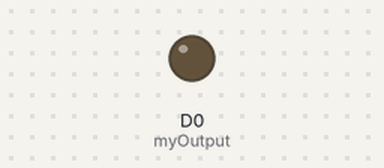
A sketch run on a simulated ESP8266 (NodeMCU). On the bench: output pins drawn as LEDs (lit = HIGH). WiFi joins after 1.5 s; servers stay silent unless stated; the Firebase database answers and starts empty; what the sketch prints to the serial monitor is not drawn.

Above: at 0.1 s.
At 2.2 s:
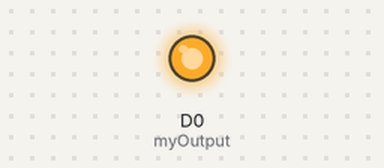
Timing chart, 0 to 3.7 s (numbered marks = the images above):
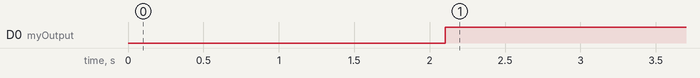

Measured:
- by itself, D0 (myOutput): LOW → HIGH at 2.1 s

The sketch:

ConnetedFirebase.ino
```cpp
//Add Library
#include <ESP8266WiFi.h>
#include <FirebaseArduino.h>


//Explicit

int myOutput = D0;
int myDelayTime = 1000;

//การกำหนดค่าคงที่
//String wifi_ssid = "";
#define wifi_ssid "MastreEWTC_2.4G"
#define wifi_pwd "12345abcde"

#define firebaseHost "rmutsvnodemcu-c2512.firebaseio.com"
#define firebaseKey "bmFe0QDnjPruYTYaBv9doTcBO9HG4yd1mPuVLlpv"

int intIndex = 0;
int intSwitch = 0;

void setup() {
    //  ส่วนที่กำหนด การส่ง Digital Out จากขาของ Node
    pinMode(myOutput, OUTPUT);

//  การกำหนดช่องทางในการ monitor
  Serial.begin(9600);

//  การกำหนดข้อมูลเกี่ยวกับการเชื่อมต่อ wifi
  WiFi.mode(WIFI_STA);
  WiFi.begin(wifi_ssid, wifi_pwd);
  Serial.println("Start Find WiFi");

  while (WiFi.status()!= WL_CONNECTED) {
//    ถ้า Condition True จะทำงานที่นี้
        Serial.print("#");
        delay(500);
    }

//    ถ้ามาทำงานตรงนี้ คือ Connected WiFi ได้แล้วเท่านั้น
    Serial.println();
    Serial.println("Success Conneted WiFi");
    Serial.println(WiFi.localIP());

//    ส่วนของการเชื่อมต่อ Firebase
    Firebase.begin(firebaseHost, firebaseKey);


}// setup

void loop() {
//  Serial.println("Hello Browni");
//  delay(2000);

//    Check Connected Firebase
    Firebase.setInt("myTimes",intIndex);
    if (Firebase.failed()) {
//      เมื่อไหร่ก็ตามที่ไม่สามารถเข้าถึง Firebase ได้
        Serial.print("Can not Connected Firebase : ");
        Serial.println(Firebase.error());
        return;
      }
        Serial.print("Sucess Connected Firebase Times ==> ");
        Serial.println(Firebase.getInt("myTimes"));

        intIndex=Firebase.getInt("myTimes");

        intIndex++;
        intSwitch=Firebase.getInt("Switch");
        if(intSwitch==0){
          //for my output
            digitalWrite(myOutput, HIGH);   // turn the LED on (HIGH is the voltage level)

          }else{
            digitalWrite(myOutput, LOW);    // turn the LED off by making the voltage LOW
            }

        delay(myDelayTime);


}//loop
```
